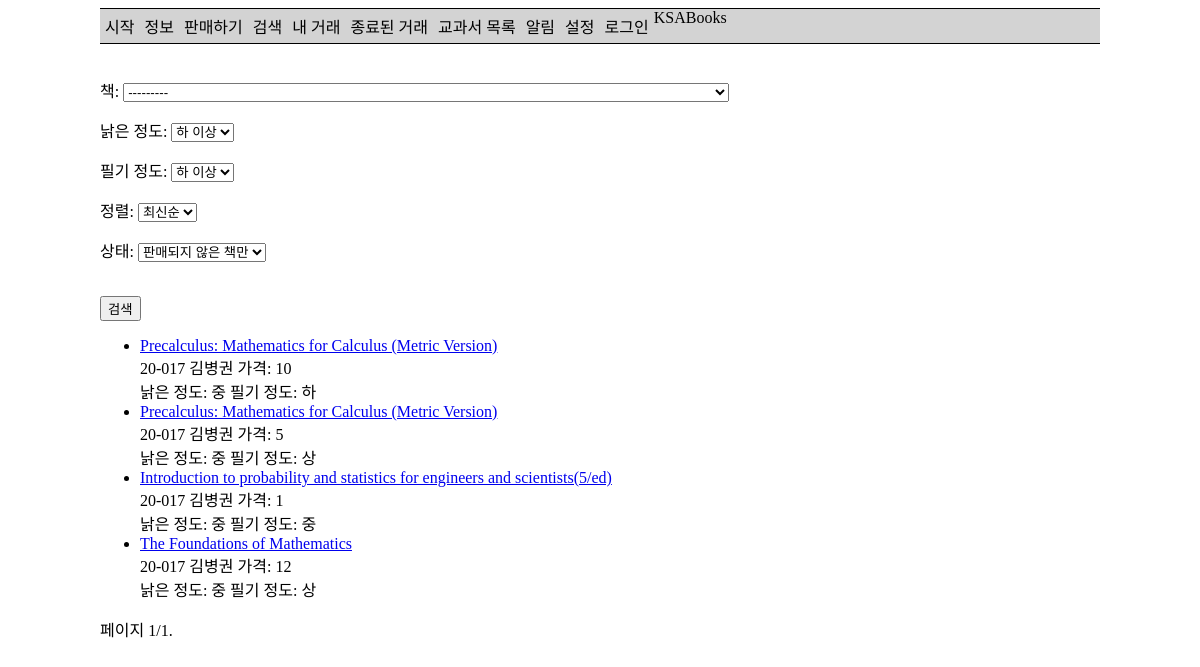
The app's page /search/ with its own data.
### ksa_books_app/models.py (models this page shows, shortened)
class Offer(models.Model):
    seller = models.ForeignKey(settings.AUTH_USER_MODEL, on_delete=models.SET_NULL, null=True,
                               related_name='offer_seller')
    buyer = models.ForeignKey(settings.AUTH_USER_MODEL, on_delete=models.SET_NULL, null=True, blank=True,
                              related_name='offer_buyer')
    want_users = models.ManyToManyField(settings.AUTH_USER_MODEL, blank=True)
    seller_done = models.BooleanField(null=True, default=False)
    buyer_done = models.BooleanField(null=True, default=False)
    book = models.ForeignKey(Book, on_delete=models.SET_NULL, null=True, verbose_name='책')
    price = models.PositiveIntegerField(verbose_name='판매 가격')
    worn_degree = models.CharField(choices=QUALITY, max_length=1, verbose_name='낡은 정도')
    worn_explain = models.TextField(verbose_name='설명', null=True, blank=True)
    note_degree = models.CharField(choices=QUALITY, max_length=1, verbose_name='필기 정도')
    note_explain = models.TextField(verbose_name='설명', null=True, blank=True)
    other = models.TextField(verbose_name='기타 내용', null=True, blank=True)
    date_time = models.DateTimeField(auto_now_add=True, null=True)
    views = models.ManyToManyField(settings.AUTH_USER_MODEL, blank=True, related_name='views')
    def get_absolute_url(self):
        return reverse('check-offer', args=[str(self.id)])

class Book(models.Model):
    title = models.CharField(max_length=100, verbose_name='제목')
    author = models.CharField(max_length=100, verbose_name='저자')
    courses = models.ManyToManyField(Course, verbose_name='과목')
    subject = models.ForeignKey(Subject, verbose_name='교과', on_delete=models.SET_NULL, null=True)
    publisher = models.CharField(max_length=100, verbose_name='출판사')
    isbn = models.CharField(max_length=13, verbose_name='ISBN',
                            help_text='13 Character <a href="https://www.isbn-international.org/content/what-isbn">ISBN number</a>')
    list_price = models.PositiveIntegerField(verbose_name='정가', null=True, blank=True)
    group_price = models.PositiveIntegerField(verbose_name='공동구매 가격', null=True, blank=True)
    using = models.BooleanField(verbose_name='사용 여부')
    class Meta:
        permissions = (
            ('load_data', 'Can load data'),
        )
        ordering = ['subject']
    def __str__(self):
        return f'({self.subject}, {self.display_courses()}){self.title}'
    def display_courses(self):
        return ', '.join([str(c) for c in self.courses.all()])
    display_courses.short_description = '수업'

class StudentUser(AbstractBaseUser, PermissionsMixin):
    objects = StudentUserManager()
    student_id = models.CharField(max_length=10, verbose_name='학번', help_text='00-000', unique=True)
    name = models.CharField(max_length=100, verbose_name='이름')
    email = models.EmailField()
    is_active = models.BooleanField(default=True)
    is_admin = models.BooleanField(default=False)
    is_superuser = models.BooleanField(default=False)
    is_staff = models.BooleanField(default=False)
    date_joined = models.DateTimeField(auto_now_add=True)
    notifications = models.ManyToManyField(Notification, blank=True)
    unread_notification = models.PositiveIntegerField(default=0)
    notify_books = models.ManyToManyField(Book, verbose_name='원하는 책', blank=True)
    notify_comment = models.BooleanField(default=True, verbose_name='자신에게 댓글을 썼을 때')
    notify_new_offer = models.BooleanField(default=True, verbose_name='원하는 책이 올라왔을 때')
    notify_sold_to_user = models.BooleanField(default=True, verbose_name='자신에게 책을 판매했을 때')
    notify_sold_to_other = models.BooleanField(default=True, verbose_name='구매 신청한 책이 다른 사람에게 판매되었을 때')
    notify_new_want = models.BooleanField(default=True, verbose_name='자신의 책을 누군가 구매 신청했을 때')
    USERNAME_FIELD = 'student_id'
    REQUIRED_FIELDS = ['name']
    def __str__(self):
        return ' '.join([self.student_id, self.name])

### ksa_books_app/views.py (the view)
# urls.py: path('search/', views.search_view, name='search'),
def search_view(request):
    qs = Offer.objects.all()
    if request.user.is_authenticated:
        qs = qs.exclude(seller=request.user)
    form = SearchForm(request.GET)
    if form.is_valid():
        data = form.cleaned_data
        print(data)
        if data['book']:
            qs = qs.filter(book_id=data['book'])
        if data['min_worn_degree']:
            qs = qs.filter(worn_degree__in=data['min_worn_degree'])
        if data['min_note_degree']:
            qs = qs.filter(note_degree__in=data['min_note_degree'])
        if data['state'] == UNSOLD or data['state'] == '':
            qs = qs.filter(buyer=None)
        elif data['state'] == UNEXCHANGED:
            qs = qs.exclude(seller_done=True, buyer_done=True)
        elif data['state'] == ALL:
            pass
        if data['sort'] == NEW or data['sort'] == '':
            qs = qs.order_by('date_time')
        elif data['sort'] == CHEAP:
            qs = qs.order_by('price')
    paginator = Paginator(qs, 30)
    page = request.GET.get('page')
    offers = paginator.get_page(page)
    context = {
        'form': form,
        'page_obj': offers,
        'is_paginated': True,
    }
    return render(request, 'search.html', context=context)

### ksa_books_app/forms.py
class SearchForm(forms.Form):
    book = forms.ModelChoiceField(label='책', queryset=Book.objects.all(), required=False)
    min_worn_degree = forms.ChoiceField(label='낡은 정도', choices=MIN_QUALITY, required=False)
    min_note_degree = forms.ChoiceField(label='필기 정도', choices=MIN_QUALITY, required=False)
    sort = forms.ChoiceField(label='정렬', choices=SORT, required=False)
    state = forms.ChoiceField(label='상태', choices=STATE, required=False)

### ksa_books_app/models.py (called while the page is built)
    def __str__(self):
        return self.name

    def __str__(self):
        return self.name

### ksa_books_app/templates/search.html (shortened to what this page needs)
{% extends 'base_generic.html' %}
{% block content %}
    <form method="get">
        <table>
            {{ form.as_p }}
        </table>
        <br>
        <input type="submit" value="검색">
    </form>
    {% if page_obj %}
        <ul>
            {% for object in page_obj %}
                <li>
                    <a href={{ object.get_absolute_url }}>{{ object.book.title }}</a>
                    <br>
                    <a>{{ object.seller }}</a>
                    <a>가격: {{ object.price }}</a>
                    <br>
                    <a>낡은 정도: {{ object.get_worn_degree_display }}</a>
                    <a>필기 정도: {{ object.get_note_degree_display }}</a>
                </li>
            {% endfor %}
        </ul>
    {% else %}
        <p>There are no offers.</p>
    {% endif %}
{% endblock %}

### ksa_books_app/templates/base_generic.html (style rules this page uses)
table, th, td { border: 1px solid #000000; border-collapse: collapse; padding: 5px; }
p { word-break: keep-all; }

### records on screen
Offer: book "Precalculus: Mathematics for Calculus (Metric Version)", seller "20-017 김병권", price "10", worn_degree "중", note_degree "하"
Offer: book "Precalculus: Mathematics for Calculus (Metric Version)", seller "20-017 김병권", price "5", worn_degree "중", note_degree "상"
Offer: book "Introduction to probability and statistics for engineers and scientists(5/ed)", seller "20-017 김병권", price "1", worn_degree "중", note_degree "중"
Offer: book "The Foundations of Mathematics", seller "20-017 김병권", price "12", worn_degree "중", note_degree "상"

### other values on screen
{{ page_obj.number }} "1"
{{ page_obj.paginator.num_pages }} "1"
